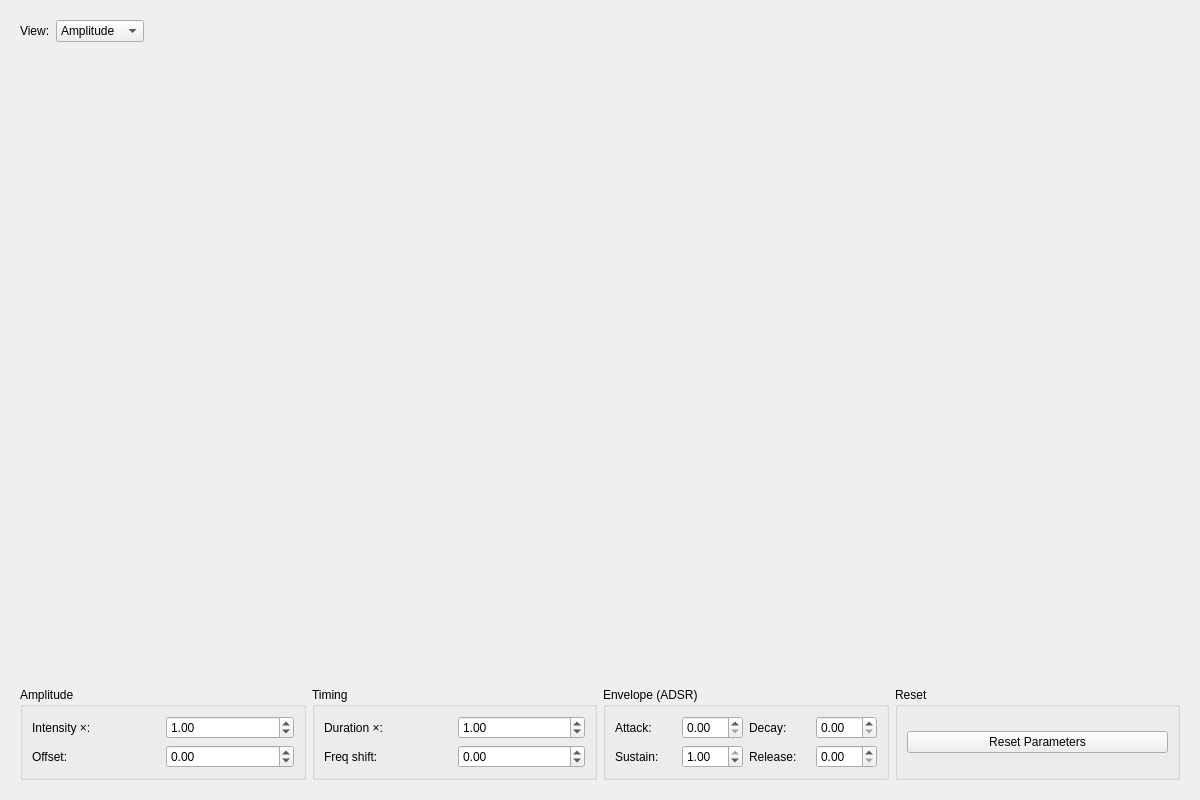
<?xml version="1.0" encoding="UTF-8"?>
<ui version="4.0">
 <class>WaveformEditorWidget</class>
 <widget class="QWidget" name="WaveformEditorWidget">
  <property name="geometry">
   <rect>
    <x>0</x>
    <y>0</y>
    <width>1200</width>
    <height>800</height>
   </rect>
  </property>
  <property name="windowTitle">
   <string>Waveform Editor</string>
  </property>
  <layout class="QVBoxLayout" name="main_layout">
   <property name="spacing">
    <number>5</number>
   </property>
   <item>
    <widget class="QWidget" name="graph_selector_widget" native="true">
     <layout class="QHBoxLayout" name="graph_selector_layout">
      <item>
       <widget class="QLabel" name="view_label">
        <property name="text">
         <string>View:</string>
        </property>
       </widget>
      </item>
      <item>
       <widget class="QComboBox" name="graph_selector">
        <item>
         <property name="text">
          <string>Amplitude</string>
         </property>
        </item>
        <item>
         <property name="text">
          <string>Frequency</string>
         </property>
        </item>
       </widget>
      </item>
      <item>
       <spacer name="graph_selector_spacer">
        <property name="orientation">
         <enum>Qt::Horizontal</enum>
        </property>
        <property name="sizeHint" stdset="0">
         <size>
          <width>40</width>
          <height>20</height>
         </size>
        </property>
       </spacer>
      </item>
     </layout>
    </widget>
   </item>
   <item>
    <widget class="QWidget" name="plot_container" native="true">
     <property name="sizePolicy">
      <sizepolicy hsizetype="Preferred" vsizetype="Expanding">
       <horstretch>0</horstretch>
       <verstretch>3</verstretch>
      </sizepolicy>
     </property>
     <layout class="QVBoxLayout" name="plot_layout">
      <property name="margin">
       <number>0</number>
      </property>
      <!-- PlotWidget will be added programmatically -->
     </layout>
    </widget>
   </item>
   <item>
    <widget class="QWidget" name="controls_container" native="true">
     <layout class="QHBoxLayout" name="controls_layout">
      <item>
       <widget class="QGroupBox" name="amplitude_group">
        <property name="title">
         <string>Amplitude</string>
        </property>
        <layout class="QGridLayout" name="amplitude_grid">
         <item row="0" column="0">
          <widget class="QLabel" name="intensity_label">
           <property name="text">
            <string>Intensity ×:</string>
           </property>
          </widget>
         </item>
         <item row="0" column="1">
          <widget class="QDoubleSpinBox" name="intensity_spinbox">
           <property name="minimum">
            <double>0.100000000000000</double>
           </property>
           <property name="maximum">
            <double>3.000000000000000</double>
           </property>
           <property name="singleStep">
            <double>0.050000000000000</double>
           </property>
           <property name="value">
            <double>1.000000000000000</double>
           </property>
          </widget>
         </item>
         <item row="1" column="0">
          <widget class="QLabel" name="offset_label">
           <property name="text">
            <string>Offset:</string>
           </property>
          </widget>
         </item>
         <item row="1" column="1">
          <widget class="QDoubleSpinBox" name="offset_spinbox">
           <property name="minimum">
            <double>-1.000000000000000</double>
           </property>
           <property name="maximum">
            <double>1.000000000000000</double>
           </property>
           <property name="singleStep">
            <double>0.050000000000000</double>
           </property>
           <property name="value">
            <double>0.000000000000000</double>
           </property>
          </widget>
         </item>
        </layout>
       </widget>
      </item>
      <item>
       <widget class="QGroupBox" name="timing_group">
        <property name="title">
         <string>Timing</string>
        </property>
        <layout class="QGridLayout" name="timing_grid">
         <item row="0" column="0">
          <widget class="QLabel" name="duration_label">
           <property name="text">
            <string>Duration ×:</string>
           </property>
          </widget>
         </item>
         <item row="0" column="1">
          <widget class="QDoubleSpinBox" name="duration_spinbox">
           <property name="minimum">
            <double>0.250000000000000</double>
           </property>
           <property name="maximum">
            <double>4.000000000000000</double>
           </property>
           <property name="singleStep">
            <double>0.050000000000000</double>
           </property>
           <property name="value">
            <double>1.000000000000000</double>
           </property>
          </widget>
         </item>
         <item row="1" column="0">
          <widget class="QLabel" name="freq_shift_label">
           <property name="text">
            <string>Freq shift:</string>
           </property>
          </widget>
         </item>
         <item row="1" column="1">
          <widget class="QDoubleSpinBox" name="freq_shift_spinbox">
           <property name="minimum">
            <double>-1.000000000000000</double>
           </property>
           <property name="maximum">
            <double>1.000000000000000</double>
           </property>
           <property name="singleStep">
            <double>0.050000000000000</double>
           </property>
           <property name="value">
            <double>0.000000000000000</double>
           </property>
          </widget>
         </item>
        </layout>
       </widget>
      </item>
      <item>
       <widget class="QGroupBox" name="adsr_group">
        <property name="title">
         <string>Envelope (ADSR)</string>
        </property>
        <layout class="QGridLayout" name="adsr_grid">
         <item row="0" column="0">
          <widget class="QLabel" name="attack_label">
           <property name="text">
            <string>Attack:</string>
           </property>
          </widget>
         </item>
         <item row="0" column="1">
          <widget class="QDoubleSpinBox" name="attack_spinbox">
           <property name="minimum">
            <double>0.000000000000000</double>
           </property>
           <property name="maximum">
            <double>2.000000000000000</double>
           </property>
           <property name="singleStep">
            <double>0.050000000000000</double>
           </property>
           <property name="value">
            <double>0.000000000000000</double>
           </property>
          </widget>
         </item>
         <item row="0" column="2">
          <widget class="QLabel" name="decay_label">
           <property name="text">
            <string>Decay:</string>
           </property>
          </widget>
         </item>
         <item row="0" column="3">
          <widget class="QDoubleSpinBox" name="decay_spinbox">
           <property name="minimum">
            <double>0.000000000000000</double>
           </property>
           <property name="maximum">
            <double>2.000000000000000</double>
           </property>
           <property name="singleStep">
            <double>0.050000000000000</double>
           </property>
           <property name="value">
            <double>0.000000000000000</double>
           </property>
          </widget>
         </item>
         <item row="1" column="0">
          <widget class="QLabel" name="sustain_label">
           <property name="text">
            <string>Sustain:</string>
           </property>
          </widget>
         </item>
         <item row="1" column="1">
          <widget class="QDoubleSpinBox" name="sustain_spinbox">
           <property name="minimum">
            <double>0.000000000000000</double>
           </property>
           <property name="maximum">
            <double>1.000000000000000</double>
           </property>
           <property name="singleStep">
            <double>0.050000000000000</double>
           </property>
           <property name="value">
            <double>1.000000000000000</double>
           </property>
          </widget>
         </item>
         <item row="1" column="2">
          <widget class="QLabel" name="release_label">
           <property name="text">
            <string>Release:</string>
           </property>
          </widget>
         </item>
         <item row="1" column="3">
          <widget class="QDoubleSpinBox" name="release_spinbox">
           <property name="minimum">
            <double>0.000000000000000</double>
           </property>
           <property name="maximum">
            <double>2.000000000000000</double>
           </property>
           <property name="singleStep">
            <double>0.050000000000000</double>
           </property>
           <property name="value">
            <double>0.000000000000000</double>
           </property>
          </widget>
         </item>
        </layout>
       </widget>
      </item>
        <item>
        <widget class="QGroupBox" name="reset_group">
        <property name="title">
        <string>Reset</string>
        </property>
        <layout class="QVBoxLayout" name="reset_layout">
        <item>
            <widget class="QPushButton" name="reset_button">
            <property name="text">
            <string>Reset Parameters</string>
            </property>
            </widget>
        </item>
        </layout>
        </widget>
        </item>
     </layout>
    </widget>
   </item>
  </layout>
 </widget>
 <resources/>
 <connections/>
</ui>
